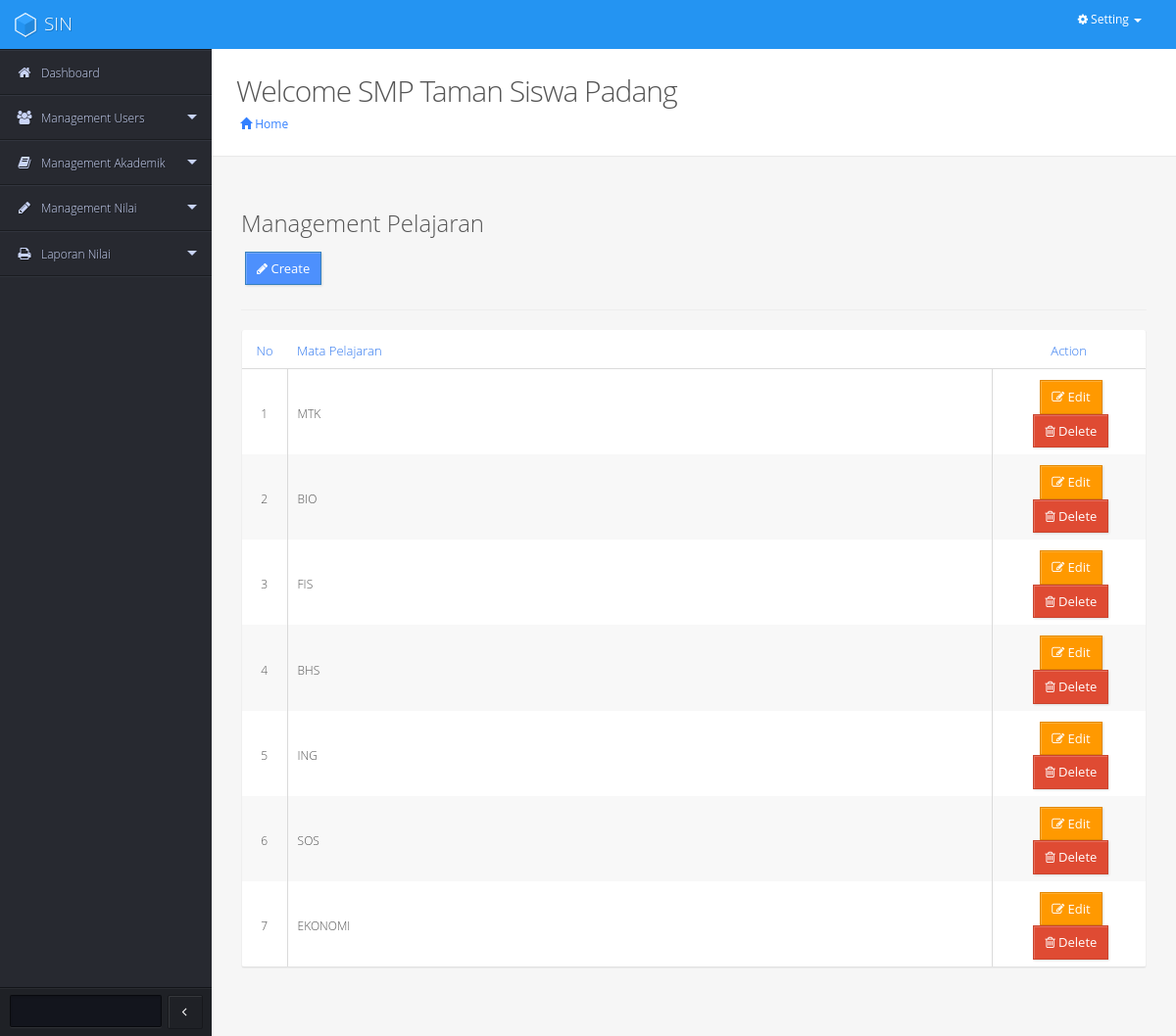
Page /dashboard.php?akademik=Pelajaran (signed in) on the committed database.
### tables this page shows
CREATE TABLE IF NOT EXISTS `pelajaran` (
  `pelajaran_id` int(11) NOT NULL AUTO_INCREMENT,
  `pelajaran_nama` varchar(50) NOT NULL,
  PRIMARY KEY (`pelajaran_id`)
);

### tabel/tabel_pelajaran.php (the view, shortened to what this page needs)
<div class="row">
	<div class="col-md-12">
		<h3 class="spacer-bottom-sm">Management Pelajaran</h3>
		<a href="?akademik=Pelajaran&&create=Pelajaran" class="btn btn-primary"><span class="fa fa-pencil"></span> Create</a>
		<hr/>
		<div class="block-flat no-padding">
			<div class="content">
				<table class="no-border blue">
					<thead class="no-border">
						<tr>
							<th style="width: 5%;" class="text-center">No</th>
							<th>Mata Pelajaran</th>
							<th style="width: 17%;" class="text-center">Action</th>
						</tr>
					</thead>
					<tbody class="no-border-x">
						<?php
							$pelajaran 	= 	mysql_query("SELECT * FROM pelajaran");
							$no 	= 	1;
							while ($data=mysql_fetch_array($pelajaran)) {
						?>
						<tr>
							<td class="text-center"><?php echo $no; ?></td>
							<td><?php echo $data['pelajaran_nama']; ?></td>
							<td class="text-center">
								<a href="?akademik=Pelajaran&&edit-pelajaran=<?php echo $data['pelajaran_id']; ?>" class="btn btn-warning"><span class="fa fa-edit"></span> Edit</a>
								<a href="?akademik=Pelajaran&&del-pelajaran=<?php echo $data['pelajaran_id']; ?>" class="btn btn-danger"><span class="fa fa-trash-o"></span> Delete</a>
							</td>
						</tr>
						<?php
							$no++;
							}
						?>
					</tbody>
				</table>
			</div>
		</div>
	</div>
</div>

### rows in the picture
pelajaran: pelajaran_nama "MTK"
pelajaran: pelajaran_nama "BIO"
pelajaran: pelajaran_nama "FIS"
pelajaran: pelajaran_nama "BHS"
pelajaran: pelajaran_nama "ING"
pelajaran: pelajaran_nama "SOS"
pelajaran: pelajaran_nama "EKONOMI"
